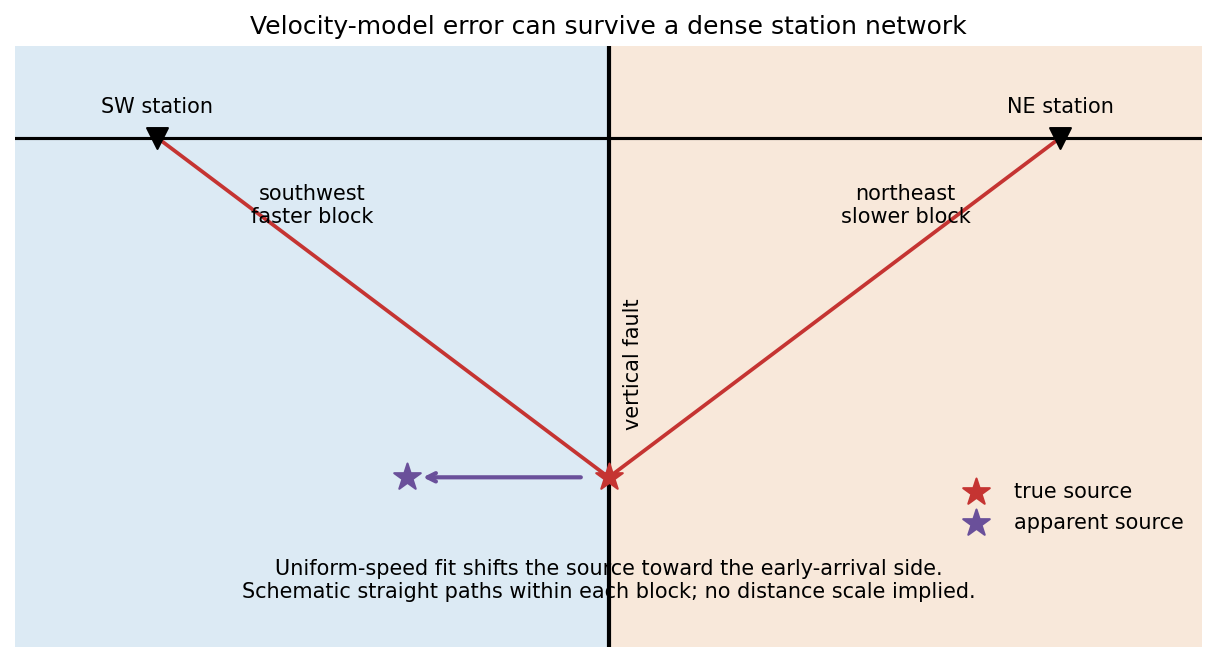

This figure's Python source:
"""Original explanatory schematic. Python 3.14; NumPy, Matplotlib."""
from pathlib import Path
import numpy as np
import matplotlib
matplotlib.use('Agg')
import matplotlib.pyplot as plt
plt.rcParams.update({'font.size':10,'figure.facecolor':'white','axes.facecolor':'white','savefig.facecolor':'white'})

fig,ax=plt.subplots(figsize=(8,4.3),layout='constrained')
ax.axvspan(-5,0,color='#dceaf4');ax.axvspan(0,5,color='#f8e8da');ax.axvline(0,color='k',lw=2)
ax.plot([-5,5],[0,0],color='k');ax.scatter([-3.8,3.8],[0,0],marker='v',s=100,color='k',zorder=4)
ax.scatter([0],[-2.4],marker='*',s=180,color='#c53432',zorder=5,label='true source')
ax.scatter([-1.7],[-2.4],marker='*',s=180,color='#6a509a',zorder=5,label='apparent source')
ax.plot([-3.8,0,3.8],[0,-2.4,0],color='#c53432',lw=1.8)
ax.annotate('',xy=(-1.6,-2.4),xytext=(-.2,-2.4),arrowprops={'arrowstyle':'->','lw':2,'color':'#6a509a'})
ax.text(-2.5,-.6,'southwest\nfaster block',ha='center');ax.text(2.5,-.6,'northeast\nslower block',ha='center')
ax.text(.12,-1.6,'vertical fault',rotation=90,va='center');ax.text(-3.8,.18,'SW station',ha='center');ax.text(3.8,.18,'NE station',ha='center')
ax.text(0,-3.25,'Uniform-speed fit shifts the source toward the early-arrival side.\nSchematic straight paths within each block; no distance scale implied.',ha='center',fontsize=10)
ax.set(xlim=(-5,5),ylim=(-3.6,.65),title='Velocity-model error can survive a dense station network');ax.axis('off');ax.legend(loc='lower right',bbox_to_anchor=(1,.16),frameon=False)

fig.savefig(Path(__file__).stem+'.png',dpi=150,bbox_inches='tight',facecolor='white');plt.close(fig)
